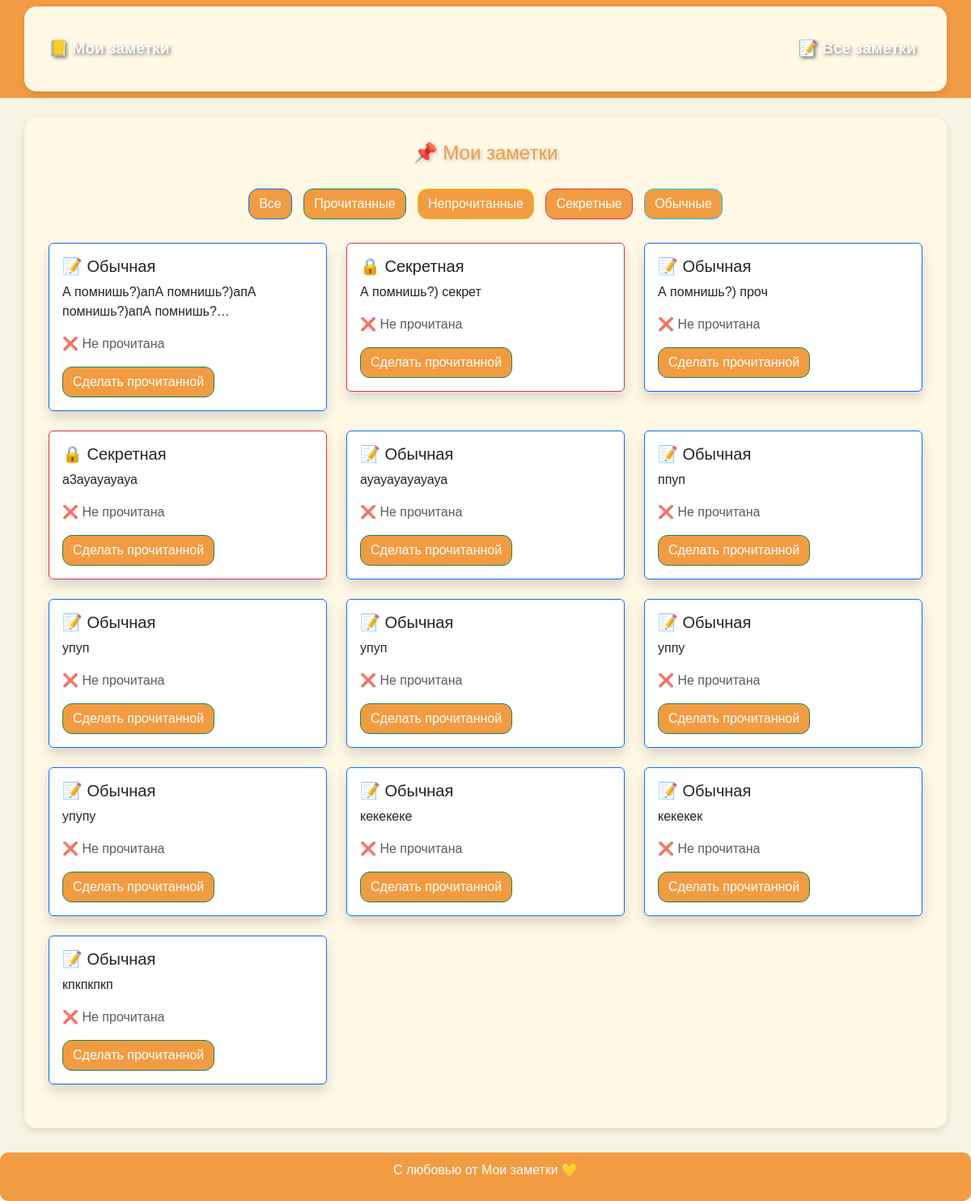
Before: /notes/ with the older database file.
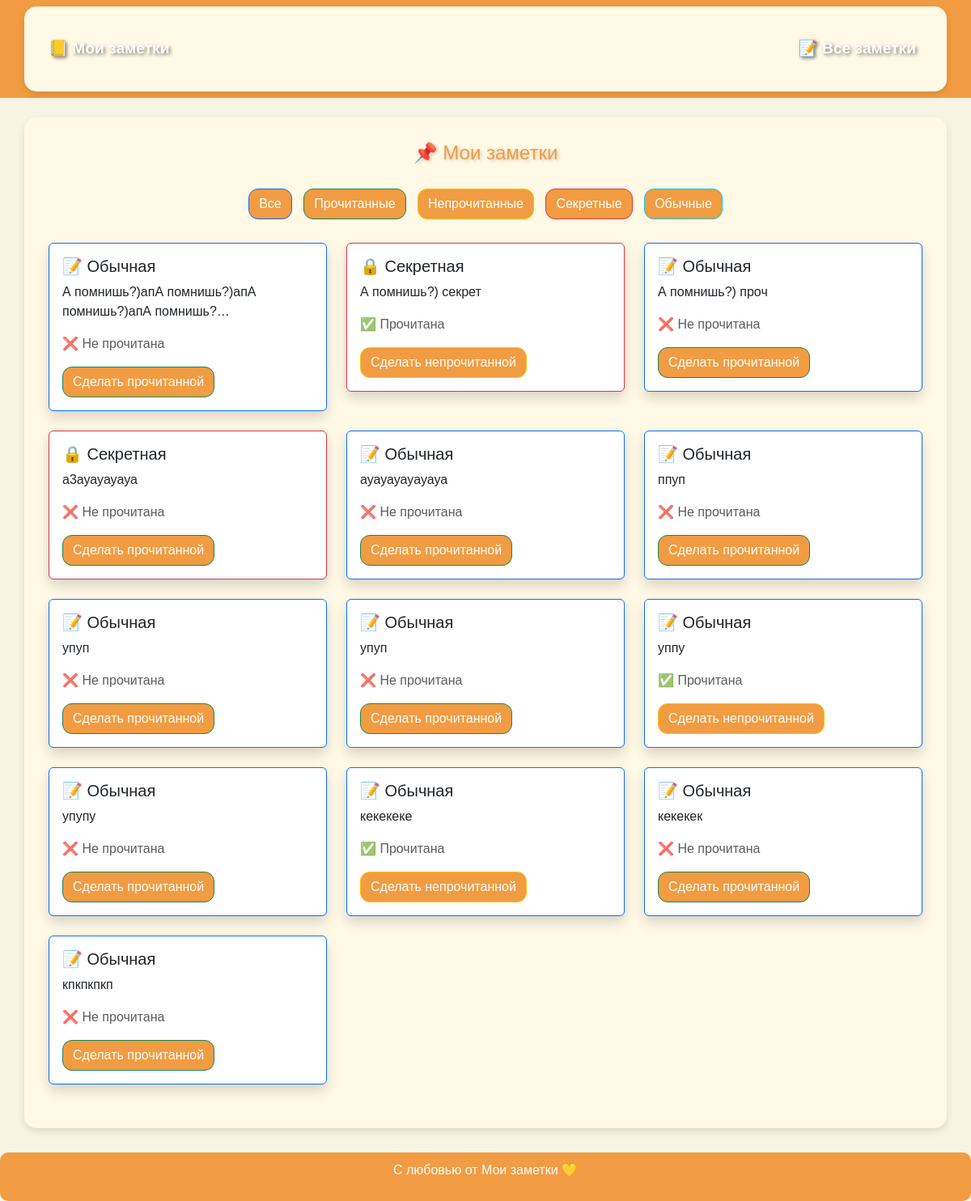
After: the same page with the newer database file.
### api/models.py (models this page shows, shortened)
class Note(models.Model):
    text = models.TextField(verbose_name="Текст заметки")
    is_read = models.BooleanField(default=False, verbose_name="Прочитано")
    is_secret = models.BooleanField(default=False, verbose_name="Секретная")

### api/views.py (the view)
# urls.py: path("notes/", note_list, name="note_list"),
def note_list(request):
    notes = Note.objects.all()
    return render(request, "note_list.html", {"notes": notes})

### templates/note_list.html (shortened to what this page needs)
{% extends "base.html" %}
{% block content %}
    <h1 class="text-center mb-4 title">📌 Мои заметки</h1>
    <div class="text-center mb-4">
        <button class="btn btn-primary filter-btn" data-filter="all">Все</button>
        <button class="btn btn-success filter-btn" data-filter="read">Прочитанные</button>
        <button class="btn btn-warning filter-btn" data-filter="unread">Непрочитанные</button>
        <button class="btn btn-danger filter-btn" data-filter="secret">Секретные</button>
        <button class="btn btn-info filter-btn" data-filter="regular">Обычные</button>
    </div>
    {% if notes %}
        <div class="row">
            {% for note in notes %}
                <div class="col-md-6 col-lg-4 mb-4 note-card"
                     data-read="{% if note.is_read %}read{% else %}unread{% endif %}"
                     data-secret="{% if note.is_secret %}secret{% else %}regular{% endif %}">
                    <a href="{% url 'note_detail' note.id %}"
                       class="card shadow {% if note.is_secret %}border-danger{% else %}border-primary{% endif %} text-decoration-none">
                        <div class="card-body">
                            <h5 class="card-title">
                                {% if note.is_secret %} 🔒 Секретная {% else %} 📝 Обычная {% endif %}
                            </h5>
                            <p class="card-text">
                                {{ note.text|truncatechars:50 }}
                            </p>
                            <p class="text-muted">
                                <span id="status-{{ note.id }}">
                                    {% if note.is_read %} ✅ Прочитана {% else %} ❌ Не прочитана {% endif %}
                                </span>
                            </p>
                            <button class="btn {% if note.is_read %}btn-warning{% else %}btn-success{% endif %} toggle-read"
                                    data-id="{{ note.id }}">
                                {% if note.is_read %} Сделать непрочитанной {% else %} Сделать прочитанной {% endif %}
                            </button>
                        </div>
                    </a>
                </div>
            {% endfor %}
        </div>
    {% else %}
        <p class="text-center text-muted">Нет заметок.</p>
    {% endif %}
{% endblock %}

### templates/base.html (shortened to what this page needs)
<!DOCTYPE html>
<html lang="ru">
<head>
    <link href="https://cdn.jsdelivr.net/npm/bootstrap@5.3.0/dist/css/bootstrap.min.css" rel="stylesheet">
</head>
<body>
    <nav class="navbar navbar-expand-lg navbar-dark">
        <div class="container">
            <a class="navbar-brand" href="{% url 'home' %}">📒 <span style="text-shadow: 2px 2px 4px rgba(0, 0, 0, 0.5);">Мои заметки</span></a>
            <div class="collapse navbar-collapse">
                <ul class="navbar-nav ms-auto">
                    <li class="nav-item">
                        <a class="nav-link" href="{% url 'note_list' %}">📝 <span style="text-shadow: 2px 2px 4px rgba(0, 0, 0, 0.5);">Все заметки</span></a>
                    </li>
                </ul>
            </div>
        </div>
    </nav>
    <div class="container mt-4">
        {% block content %}{% endblock %}
    </div>
    <div class="footer">
        <p>С любовью от Мои заметки 💛</p>
    </div>
</body>
</html>

### templates/base.html (style rules this page uses)
body { background-color: #f8f4e3; font-family: 'Comic Sans MS', cursive, sans-serif; }
.navbar { background-color: #f19c42; }
.navbar a { color: white !important; font-weight: bold; font-size: 1.2rem; text-shadow: 2px 2px 4px rgba(0, 0, 0, 0.5); }
.container { background-color: #fff9e6; border-radius: 15px; padding: 30px; box-shadow: 0 4px 10px rgba(0, 0, 0, 0.1); }
h1, h2, h3 { color: #f19c42; font-size: 1.5rem; text-shadow: 2px 2px 4px rgba(0, 0, 0, 0.2); }
.btn { background-color: #f19c42; color: white; border-radius: 12px; }
.footer { text-align: center; margin-top: 30px; padding: 10px; background-color: #f19c42; color: white; border-radius: 10px; }

### templates/note_list.html (style rules this page uses)
.card { transition: transform 0.2s ease, box-shadow 0.2s ease; }
.filter-btn { margin: 5px; }

Changed rows visible on the page:
changed Note "А помнишь?) секрет": is_read "❌ Не прочитана Сделать прочитанной" → "✅ Прочитана Сделать непрочитанной"
changed Note "уппу": is_read "❌ Не прочитана Сделать прочитанной" → "✅ Прочитана Сделать непрочитанной"
changed Note "кекекеке": is_read "❌ Не прочитана Сделать прочитанной" → "✅ Прочитана Сделать непрочитанной"
